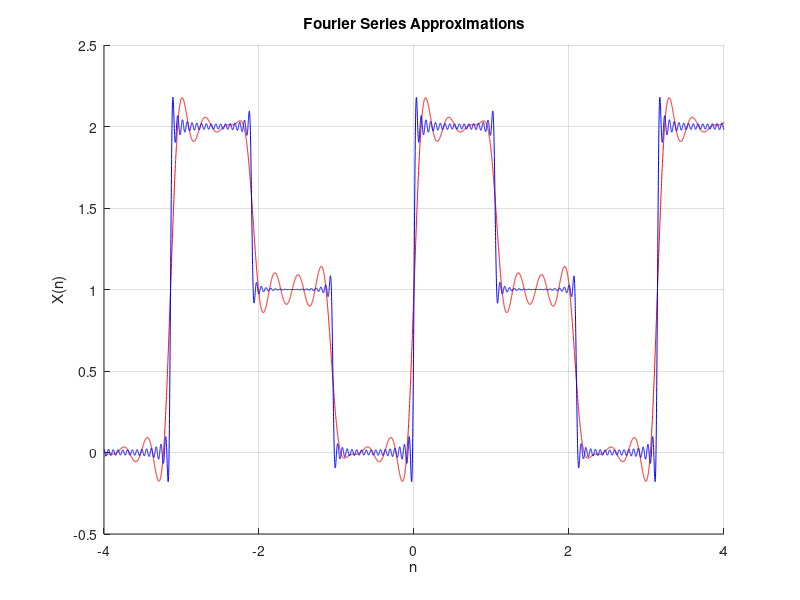
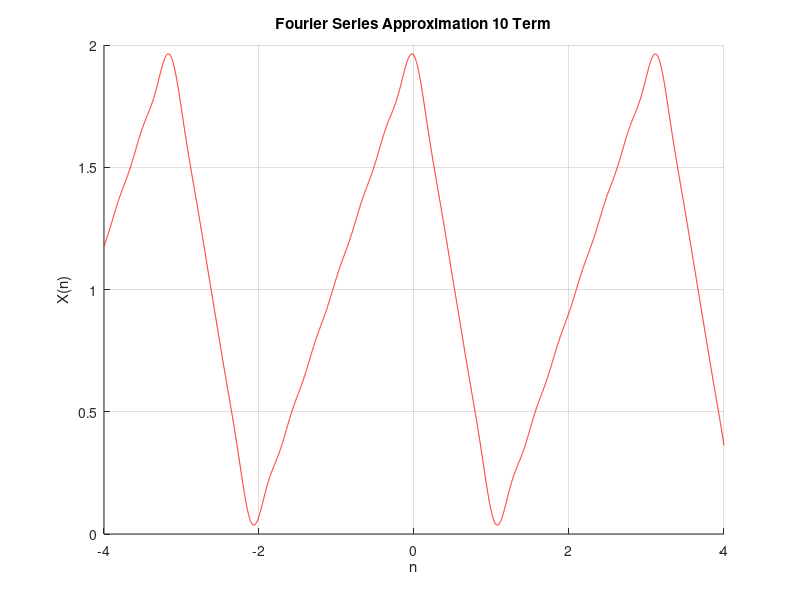
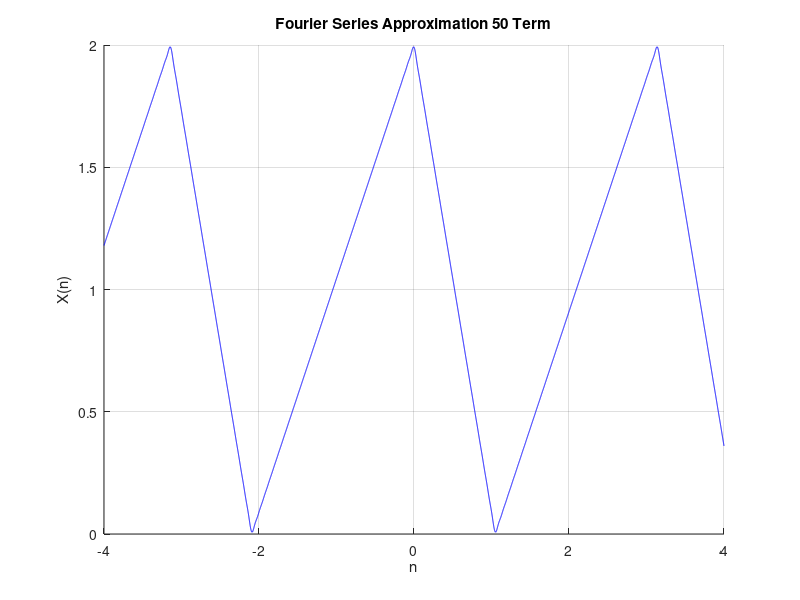
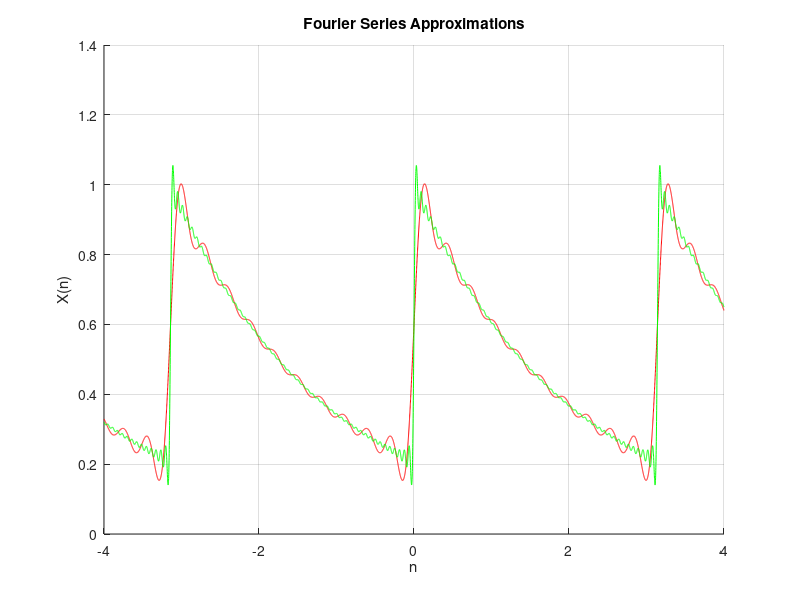

These figures' MATLAB source, in order:
% Matlab Question 1a
clear
clc
close all
t=linspace(-4,4,1e4);

% 10 Term
N = 10;
%compute complex amplitudes
for n=1:N
    X(n)=(2-exp(-2*pi*j*n/3)-exp(-4*pi*j*n/3))/(2*pi*j*n);
end

for n=1:N
    x(n,:)=2*real(X(n)*exp(j*2*n*t));
end

xcomb=ones(size(t))+sum(x);
figure(1);
hold on;
plot(t,xcomb,'r');
xlabel('n');
ylabel('X(n)');
title('Fourier Series Approximations');

% 50 Term
N = 50;
%compute complex amplitudes
for n=1:N
    X(n)=(2-exp(-2*pi*j*n/3)-exp(-4*pi*j*n/3))/(2*pi*j*n);
end

for n=1:N
    x(n,:)=2*real(X(n)*exp(j*2*n*t));
end

xcomb=ones(size(t))+sum(x);
plot(t,xcomb,'b');

grid on;
hold on;



% Matlab Question 2
clear
clc
close all
t=linspace(-4,4,1e4);

% 10 Term
N = 10;
%compute complex amplitudes
for n=1:N
    X(n)=-9*((exp(-2*pi*j*n/3)-1)/(4*pi^2*n^2));
end

for n=1:N
    x(n,:)=2*real(X(n)*exp(j*2*n*t));
end

xcomb=ones(size(t))+sum(x);
figure(2);
hold on;
plot(t,xcomb,'r');
xlabel('n');
ylabel('X(n)');
title('Fourier Series Approximation 10 Term');
grid on;

% 50 Term
N = 50;
%compute complex amplitudes
for n=1:N
    X(n)=-9*((exp(-2*pi*j*n/3)-1)/(4*pi^2*n^2));
end

for n=1:N
    x(n,:)=2*real(X(n)*exp(j*2*n*t));
end

xcomb=ones(size(t))+sum(x);
figure(3);
hold on;
plot(t,xcomb,'b');
xlabel('n');
ylabel('X(n)');
title('Fourier Series Approximation 50 Term');
grid on;



% Matlab Question 3a
clear
clc
close all
t=linspace(-4,4,1e4);

% 10 Term
N = 10;
%compute complex amplitudes
for n=1:N
    X(n)=0.504/(1+4*n*j);
end

for n=1:N
    x(n,:)=2*real(X(n)*exp(j*2*n*t));
end

xcomb=0.504*ones(size(t))+sum(x);
figure(4);
hold on;
plot(t,xcomb,'r');
xlabel('n');
ylabel('X(n)');
title('Fourier Series Approximations');

% 50 Term
N = 50;
%compute complex amplitudes
for n=1:N
    X(n)=0.504/(1+4*n*j);
end

for n=1:N
    x(n,:)=2*real(X(n)*exp(j*2*n*t));
end

xcomb=0.504*ones(size(t))+sum(x);
plot(t,xcomb,'g');
grid on;
hold on;



% Matlab Question 3b
clear
close all
t=linspace(-10,10,1e4);
N=10;
for n=1:N
    X(n)=0.504/(1+4*n*j);
end
for n=1:N
    x(n,:)=2*real(X(n)*exp(j*n*t));
end
xcomb=0.504*ones(size(t))+sum(x);
figure(5);
plot(t,xcomb); 
grid on;
figure(6);
stem(abs(X));
grid on;
xlabel('n');
ylabel('Amplitude');
title('Single-sided Amplitude Spectrum');



% Matlab Question 3c
clear
close all
t=linspace(-10,10,1e4);
N=10;
for n=1:N
    X(n)=0.504/(1+4*n*j);
end
for n=1:N
    x(n,:)=2*real(X(n)*exp(j*n*t));
end
xcomb=0.504*ones(size(t))+sum(x);
figure(7);
plot(t,xcomb); 
grid on;
figure(8);
stem(angle(X));
grid on;
xlabel('n');
ylabel('Phase');
title('Single-sided Phase Spectrum');









